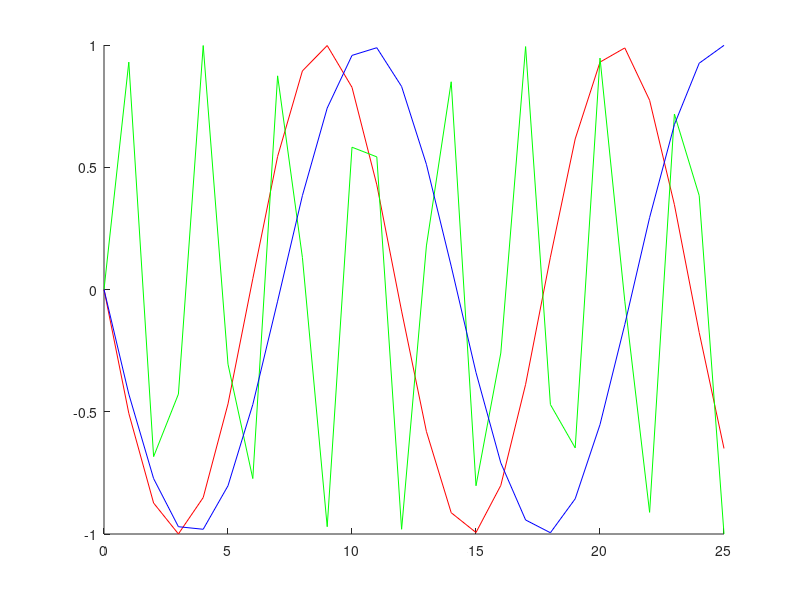

MATLAB code to generate this figure:
%lab5pq3

%signal x to be imported to sptool
t=0:25;
x = sin(100*t) + sin(2000*t) + sin(6000*t);
x1=sin(100*t);
x2=sin(2000*t);
x3=sin(6000*t);
x4=x1+x2+x3
hold
plot(t,x1,'r')
plot(t,x2,'g')
plot(t,x3,'b')

